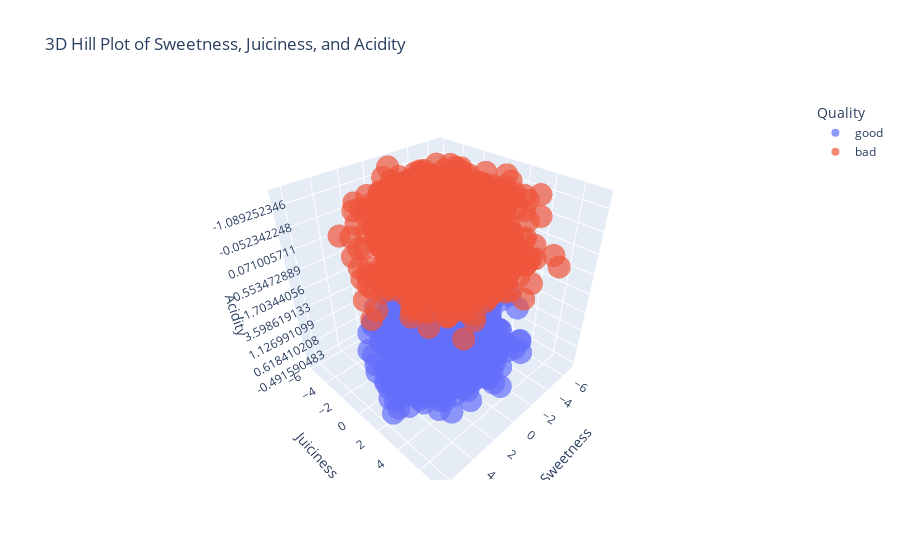

Notebook source saved alongside this figure:
### Code cell
import pandas as pd
import plotly.express as px

# DATASET
df = pd.read_csv(r"C:\Users\nh013\Desktop\apple quality\apple_quality.csv")

# ATTRIBUTES AND QUALITY FOR VISUALIZE
attributes = ['Sweetness', 'Juiciness', 'Acidity']
quality = 'Quality'

# 3D PLOT
fig = px.scatter_3d(df, x=attributes[0], y=attributes[1], z=attributes[2],
                    color=quality, opacity=0.7, size_max=15,
                    title='3D Hill Plot of Sweetness, Juiciness, and Acidity',
                    labels={'Sweetness': attributes[0], 'Juiciness': attributes[1], 'Acidity': attributes[2], 'color': quality})


fig.show()

### Figure 1 — Plotly figure (JSON) as saved in the notebook; plotly's stock layout.template omitted (floating-point values rounded to 4 significant figures; data arrays with more than 128 entries replaced by an {"elided": "..."} marker saying what was removed)
{"data": [{"hovertemplate": "Quality=good<br>Sweetness=%{x}<br>Juiciness=%{y}<br>Acidity=%{z}<extra></extra>", "legendgroup": "good", "marker": {"color": "#636efa", "opacity": 0.7, "symbol": "circle"}, "mode": "markers", "name": "good", "scene": "scene", "showlegend": true, "type": "scatter3d", "x": {"elided": "2004 float values"}, "y": {"elided": "2004 float values"}, "z": {"elided": "2004 str values"}}, {"hovertemplate": "Quality=bad<br>Sweetness=%{x}<br>Juiciness=%{y}<br>Acidity=%{z}<extra></extra>", "legendgroup": "bad", "marker": {"color": "#EF553B", "opacity": 0.7, "symbol": "circle"}, "mode": "markers", "name": "bad", "scene": "scene", "showlegend": true, "type": "scatter3d", "x": {"elided": "1996 float values"}, "y": {"elided": "1996 float values"}, "z": {"elided": "1996 str values"}}], "layout": {"legend": {"title": {"text": "Quality"}, "tracegroupgap": 0}, "scene": {"domain": {"x": [0, 1], "y": [0, 1]}, "xaxis": {"title": {"text": "Sweetness"}}, "yaxis": {"title": {"text": "Juiciness"}}, "zaxis": {"title": {"text": "Acidity"}}}, "title": {"text": "3D Hill Plot of Sweetness, Juiciness, and Acidity"}}}
